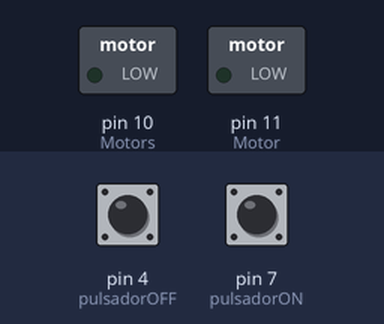
Simulated run of this sketch. Board: Arduino Uno, built with avr-gcc and run on an emulated ATmega328P. On the bench: switched loads named in the sketch (green lamp = pin HIGH). The test bench sets the inputs (shaded band); at power-on: pin 4 (pulsadorOFF) LOW, pin 7 (pulsadorON) LOW.

Above: at 1.2 s.
1.3 s: pin 4 (pulsadorOFF) pulled HIGH for 0.15 s
At 2.0 s:
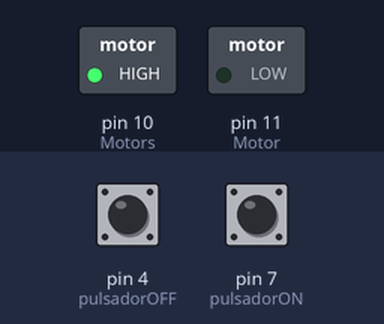
2.9 s: pin 7 (pulsadorON) pulled HIGH for 0.15 s
At 3.2 s:
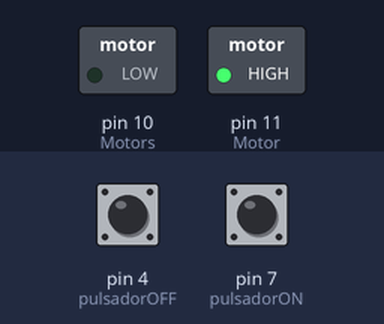
4.5 s: pin 4 (pulsadorOFF) pulled HIGH for 1 s
At 5.6 s:
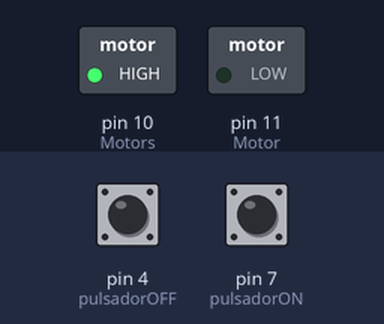
7.0 s: pin 7 (pulsadorON) pulled HIGH for 1 s
At 7.5 s:
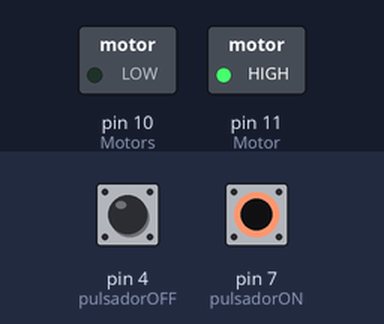
9.5 s: pin 4 (pulsadorOFF) driven HIGH and pin 7 (pulsadorON) driven HIGH
At 10.7 s:
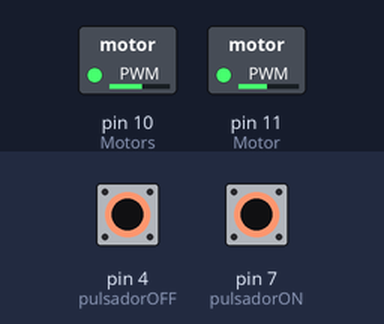
11.0 s: pin 4 (pulsadorOFF) driven LOW
At 11.6 s:
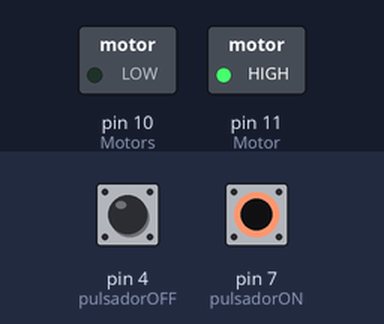
Timing chart, 0 to 13.5 s (numbered marks = the images above; inputs shaded):
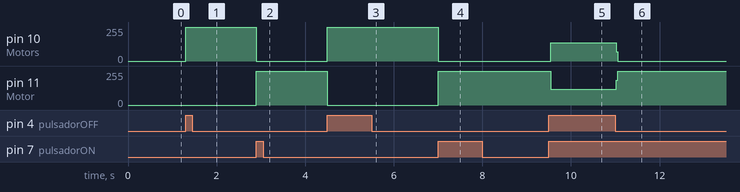

Measured:
- after the input at 1.3 s, pin 10 (Motors): 0/255 → 255/255 at once
- after the input at 2.9 s, pin 10 (Motors): 255/255 → 0/255 at once; pin 11 (Motor): 0/255 → 255/255 at once
- after the input at 4.5 s, pin 10 (Motors): 0/255 → 255/255 at once; pin 11 (Motor): 255/255 → 0/255 at once
- after the input at 7.0 s, pin 10 (Motors): 255/255 → 0/255 at once; pin 11 (Motor): 0/255 → 255/255 at once
- after the input at 9.5 s, pin 10 (Motors): 0/255 → 137/255 at once; pin 11 (Motor): 255/255 → 120/255 at once
- after the input at 11.0 s, pin 10 (Motors): 137/255 → 0/255 at once; pin 11 (Motor): 120/255 → 255/255 at once

The sketch:

Cortador_de_botellas.ino
```cpp
int Motor = 11;
int Motors = 10;
int pulsadorON = 7;
int pulsadorOFF = 4;

int estado = 'S';         // inicia detenido


void setup()
{
pinMode(pulsadorON, INPUT);
 pinMode(Motor, OUTPUT);
 pinMode(Motors, OUTPUT);
 pinMode(pulsadorOFF, INPUT);
}
void loop()
{
  //Habilita los motores y avanzan

 if (digitalRead(pulsadorON)==HIGH)

  {
  digitalWrite(Motor, HIGH);
  digitalWrite(Motors, LOW);
}

if (digitalRead(pulsadorOFF)==HIGH)

  {
  digitalWrite(Motor, LOW);
  digitalWrite(Motors, HIGH);
 }
}
```
